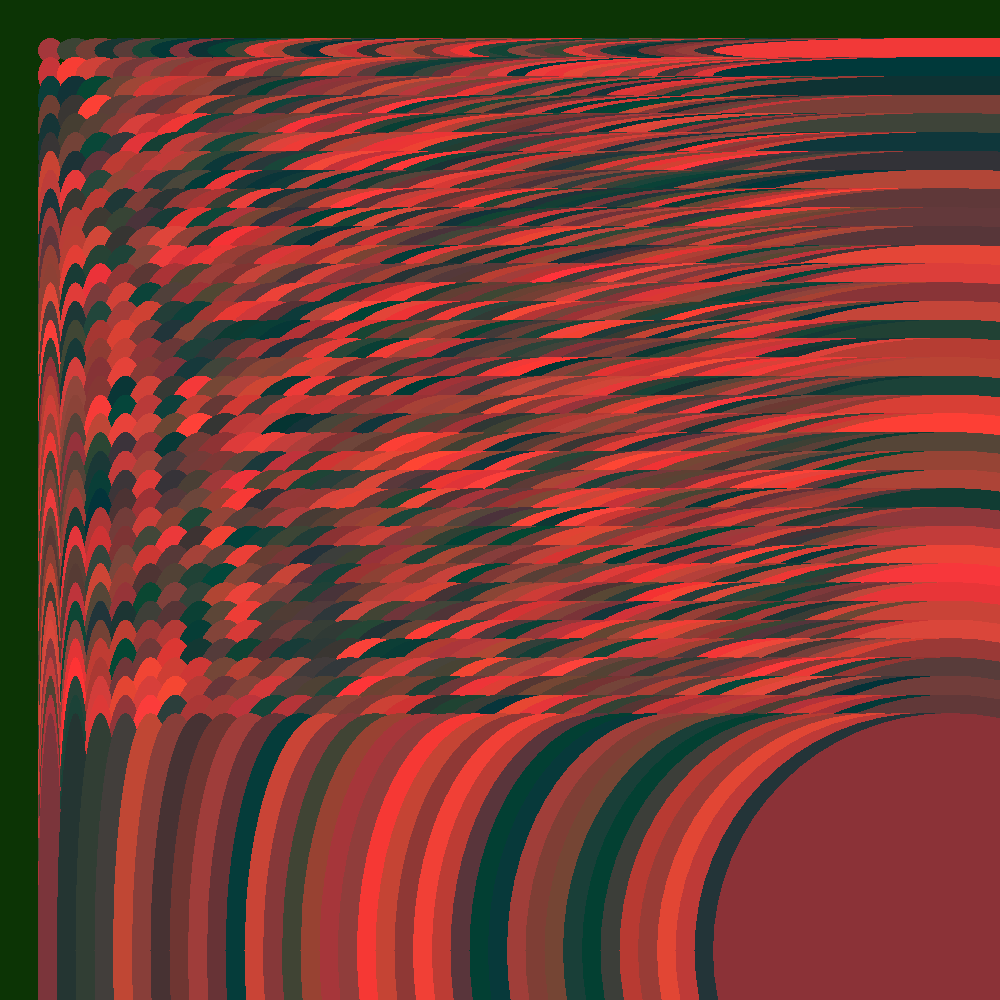
Frame 1 (no input)
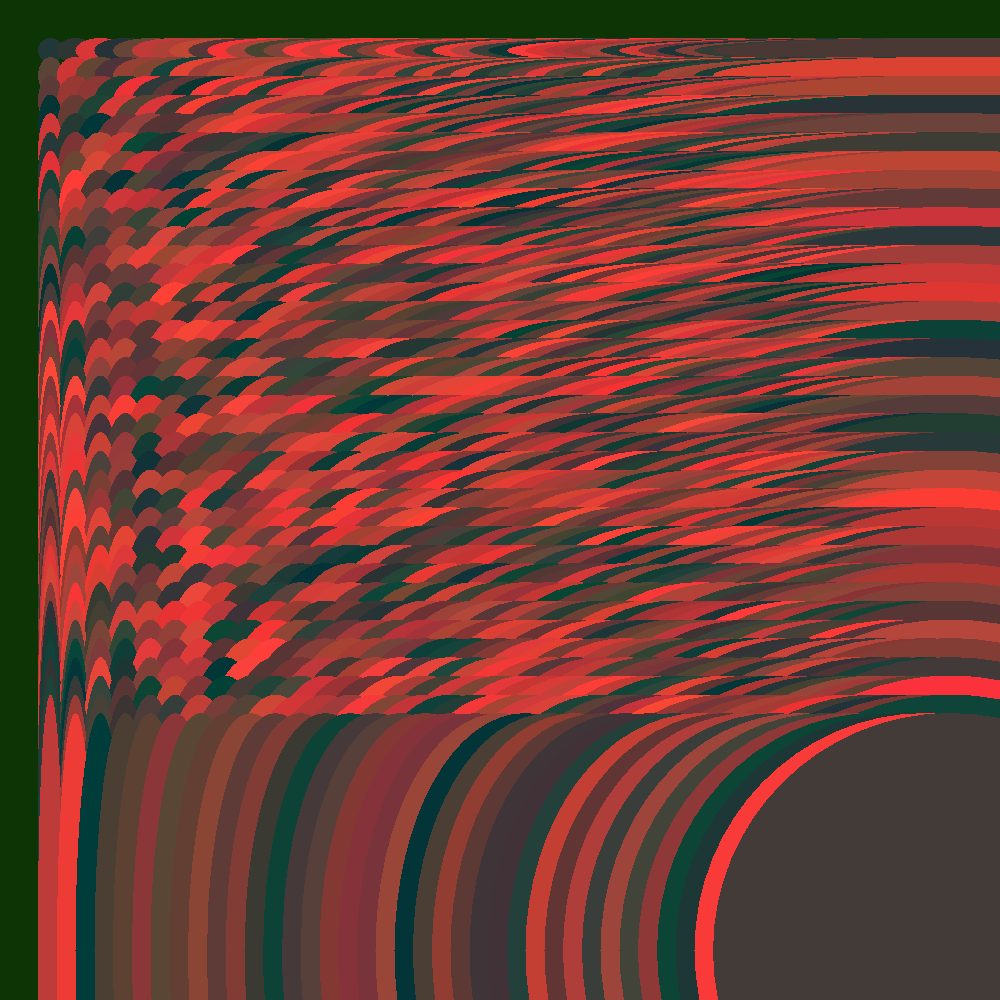
Frame 60 (the mouse pressed at the canvas centre just before this capture)
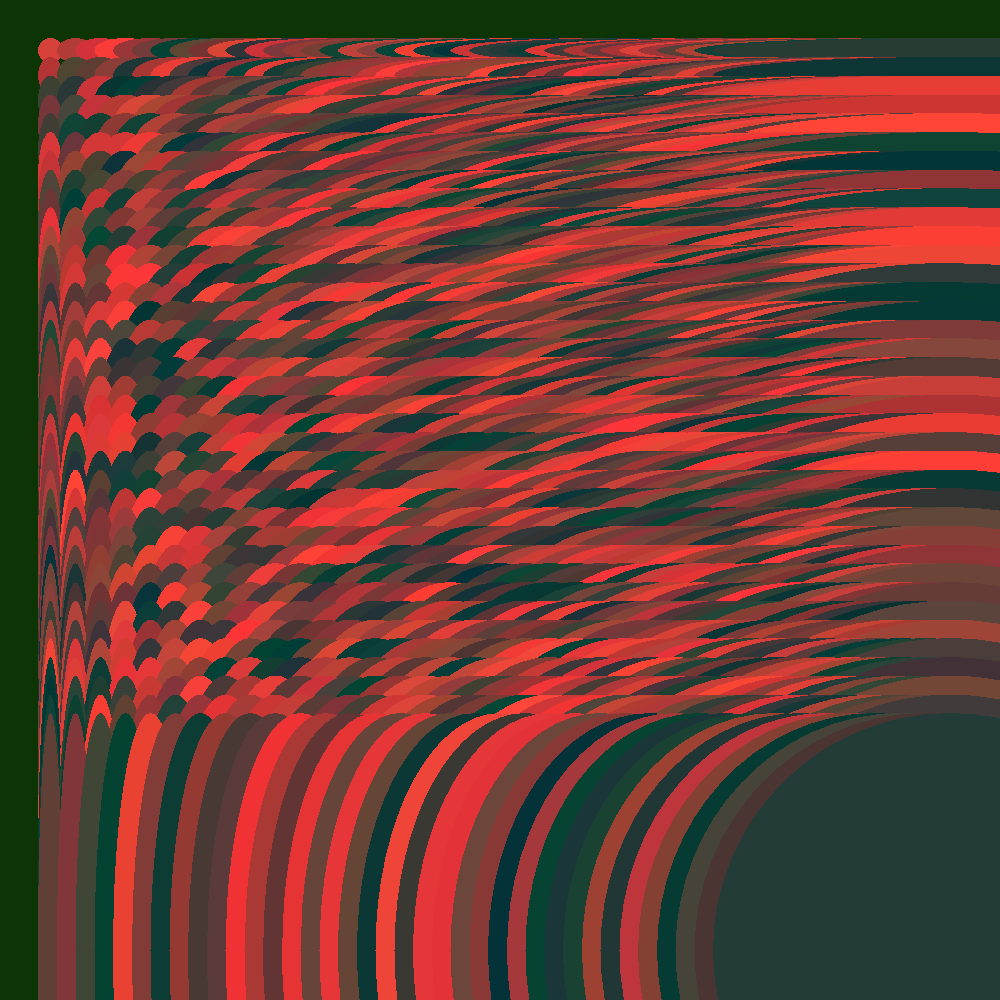
Frame 120 (the mouse held since frame 60 and released just before this capture)

The Processing sketch that drew these frames (run headless with seeded random() and noise(); from frame 60 on, the mouse is pressed at the canvas centre):

// Processing sketch: processing_187452
// ── processing_187452.pde

void setup(){
size(1000, 1000);
background(12,52,5);
noSmooth();
noStroke();
frameRate(6.3);
}

void draw() {
  //background(random(50, 255),random(50, 255),random(50, 255));
  for (int y=50; y<=height-50; y+=25) {
    for (int x=50; x<=width-50; x+=25) {
      fill(random(0, 255),random(50, 72),random(50, 60));
      ellipse(x, y, x/2, y/2);
    }
  }
}
